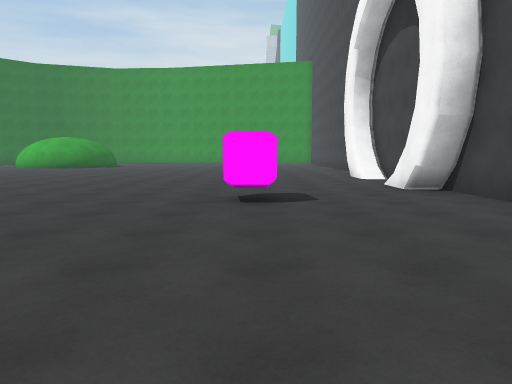
View 1 (above)

24 first-person views from a walk through a 3-D level made in the Unity game engine. The camera is 1.4 m above the floor, tilts 6° down and sees 70° across. The floor is counted in squares, 2 m on a side. Each view is taken from the middle of a square. On the plan, view 1 faces up. The plan holds only what a view shows up to about 11 squares ahead; the rest is blank. The place goes on beyond the plan. The player is left out. Some animated figures are not drawn.

View 2
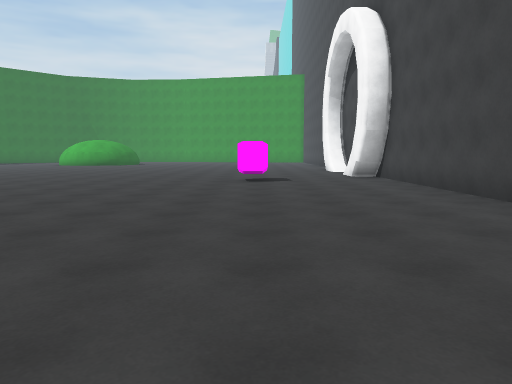

View 3
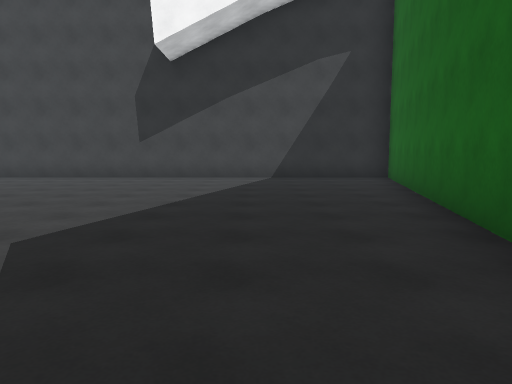

View 4
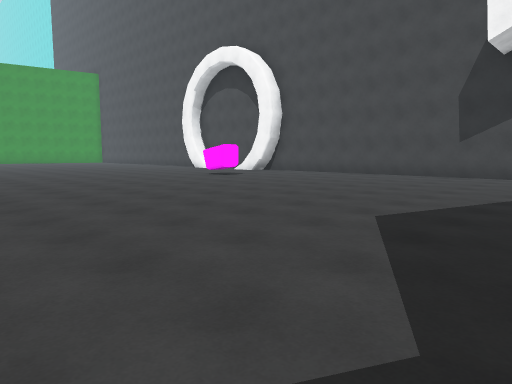

View 5
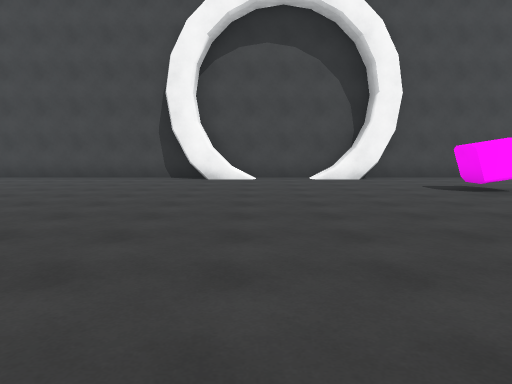

View 6
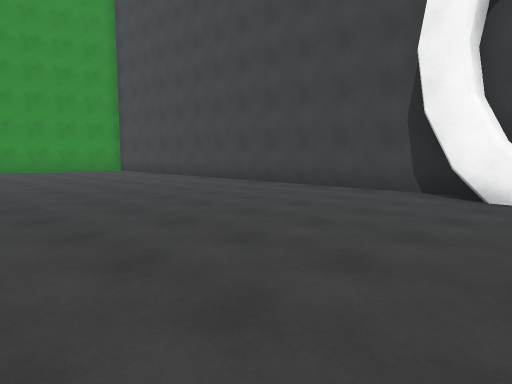

View 7
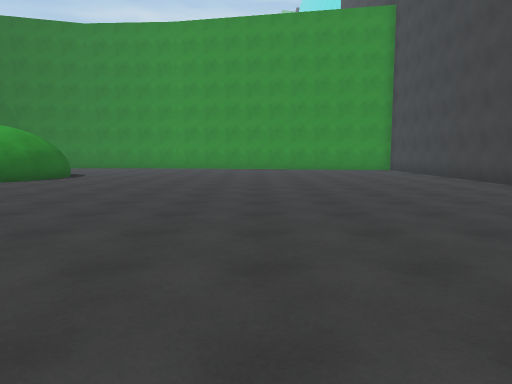

View 8
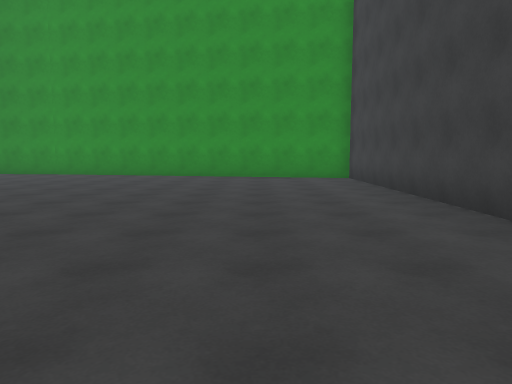

View 9
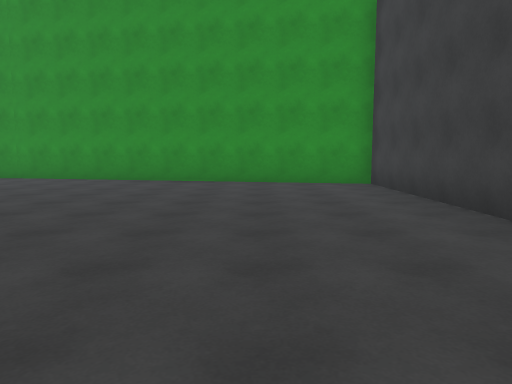

View 10
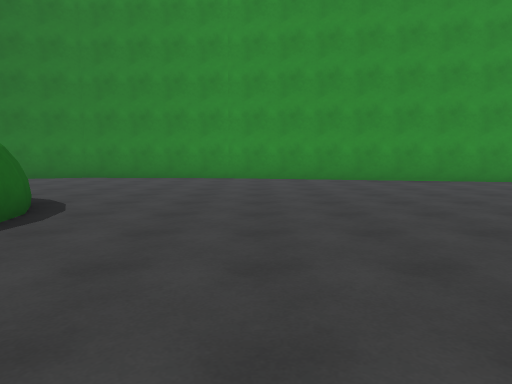

View 11
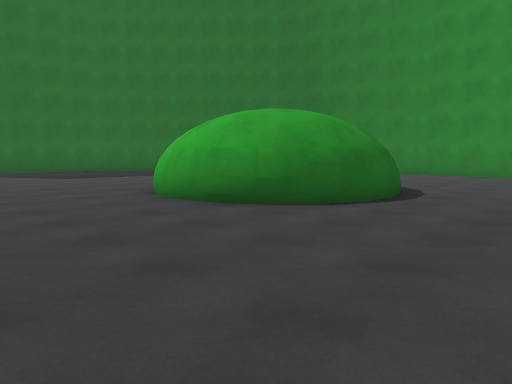

View 12
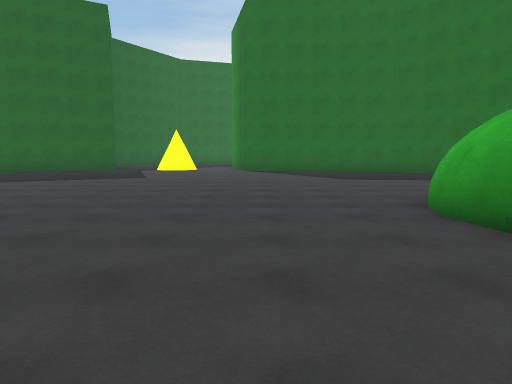

View 13
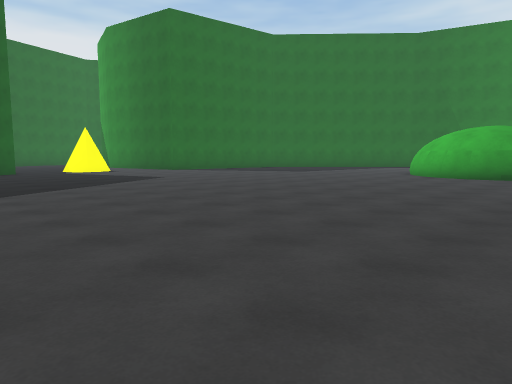

View 14
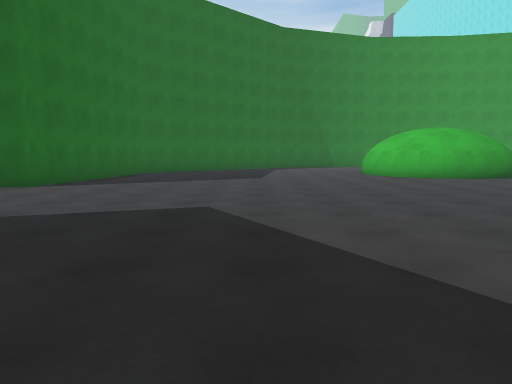

View 15
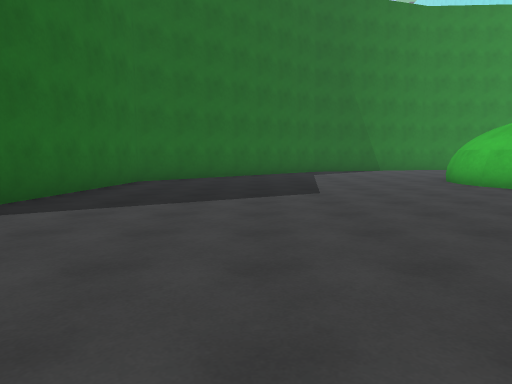

View 16
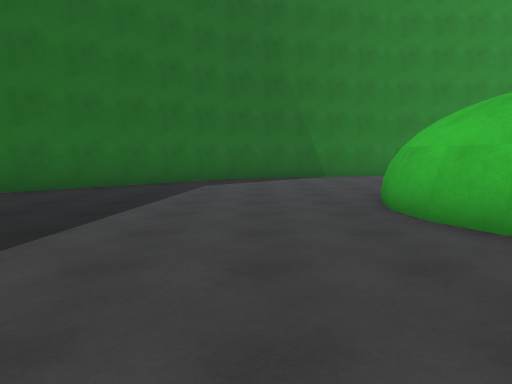

View 17
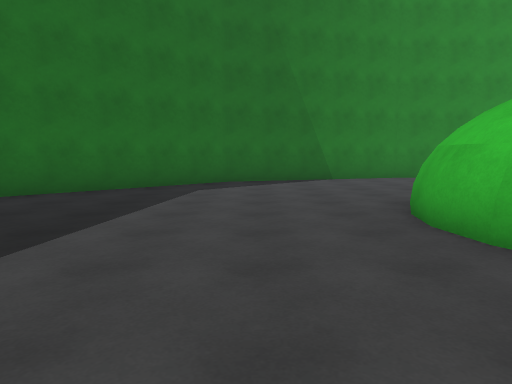

View 18
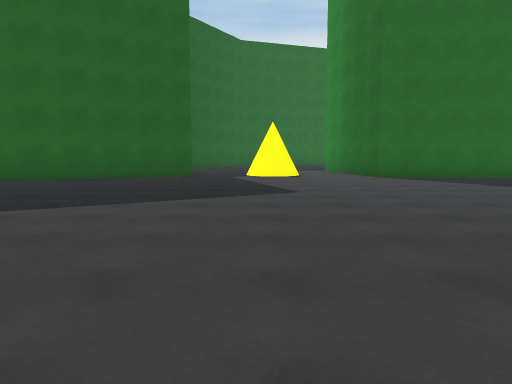

View 19
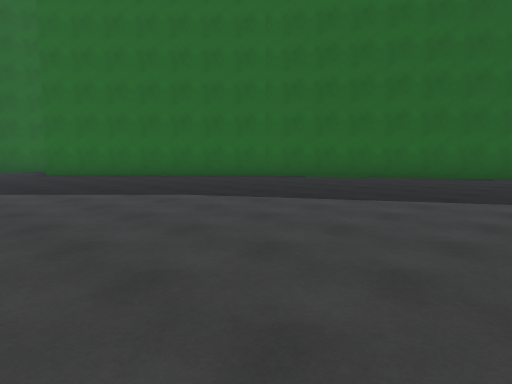

View 20
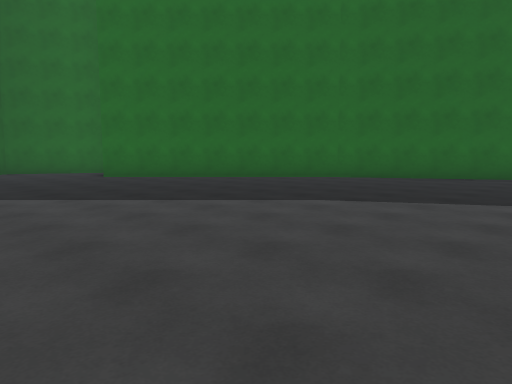

View 21
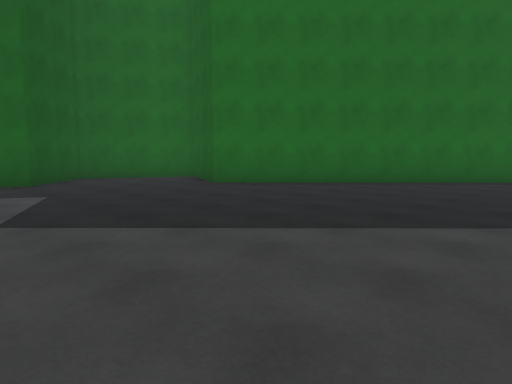

View 22
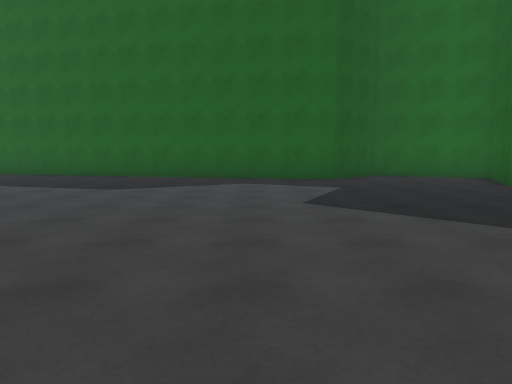

View 23
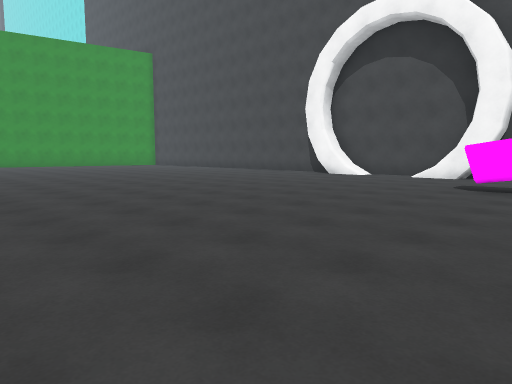

View 24
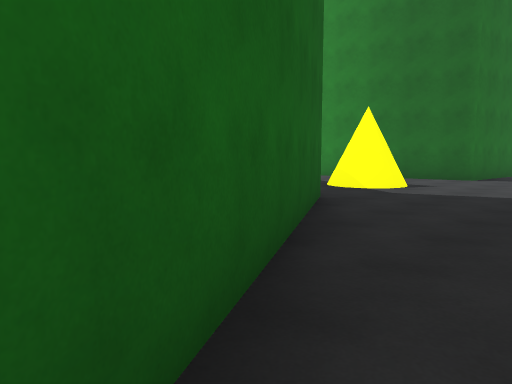

### Floor plan
Points are (right, up) in squares from view 1. A wall is a line through its corners. A room is listed if a view was taken in it or the views show most of it. See-through windows are left out.
Room 1 (views 1, 2, 3, 4, 5, 6, 7, 8, 9, 10, 11, 12, 13, 14, 15, 16, 17, 18, 19, 20, 21, 22, 23, 24)
walls: (-10.5, 17.4) (-11.2, 17.7) (-11.7, 18.2) (-12, 18.7) (-12.1, 19.6) (-12, 20.2); (0.4, 5.1) (-0.5, 5.1) (-0.5, 5.9) (0.4, 5.9); (2.9, 11.1) (2.9, 12); (3.6, 11.4) (3, 11.4); (-8.2, 20.8) (-7.9, 20.2) (-7.8, 19.4) (-7.9, 18.9) (-8.2, 18.2) (-8.6, 17.7) (-9.3, 17.4) (-10, 17.3); (-8.1, 20.9) (-7.7, 20.2) (-7.6, 19.5) (-7.7, 18.7) (-8, 18.1) (-8.5, 17.6) (-9.2, 17.3) (-9.8, 17.2) (-10.8, 17.3) (-11.4, 17.6) (-11.8, 18.1) (-12.2, 18.8) (-12.3, 19.5) (-12.2, 20.3); (3.6, 6.5) (2.9, 6.5) (2.9, 7.1) (3.6, 7.1); (-21.4, 8.9) (-17.4, 2) (-12.5, -3) (-13.6, -5.3) (-10.8, -6.8) (-9.1, -4.9) (3.7, -7.9) (3.7, 24.5) (-5.8, 26.4); (-5.7, 26.4) (-9.9, 26.6) (-14.7, 25.1) (-20, 20.2) (-20.7, 14.7) (-21.6, 14.5)

Where each view was taken, in squares from view 1:
view 1: 0 up, 0 right, facing up
view 2: 4 down, 0 right, facing up
view 3: 4 down, 7 left, facing right
view 4: 4 down, 8 left, facing up-right
view 5: 10 up, 7 left, facing right
view 6: 10 up, 3 left, facing up-right
view 7: 9 up, 2 left, facing up
view 8: 14 up, 1 right, facing up
view 9: 16 up, 1 right, facing up
view 10: 16 up, 5 left, facing up
view 11: 14 up, 5 left, facing up-left
view 12: 15 up, 6 left, facing left
view 13: 6 up, 7 left, facing up-left
view 14: 7 up, 16 left, facing up
view 15: 11 up, 17 left, facing up
view 16: 15 up, 14 left, facing up
view 17: 16 up, 14 left, facing up
view 18: 11 up, 10 left, facing left
view 19: 10 up, 9 left, facing down-left
view 20: 8 up, 8 left, facing down-left
view 21: 4 up, 7 left, facing down-left
view 22: 5 up, 7 left, facing down
view 23: 4 up, 8 left, facing up-right
view 24: 4 up, 18 left, facing up-left
